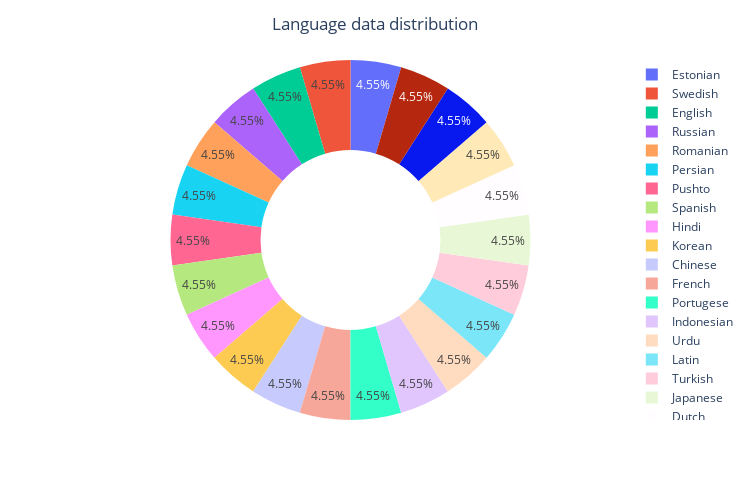

The notebook cell this image was saved under:
### Code cell
# visualizing data count
value = data['language'].value_counts()
data_index = value.index
fig = px.pie(data, values = value, names = data_index, hole = 0.5, width = 750, height = 500)
fig.update_layout(title = 'Language data distribution ', title_x = 0.5)
fig.show()

### Figure 1 — Plotly figure (JSON) as saved in the notebook; plotly's stock layout.template omitted (floating-point values rounded to 4 significant figures)
{"data": [{"domain": {"x": [0, 1], "y": [0, 1]}, "hole": 0.5, "hovertemplate": "label=%{label}<br>value=%{value}<extra></extra>", "labels": ["Estonian", "Swedish", "English", "Russian", "Romanian", "Persian", "Pushto", "Spanish", "Hindi", "Korean", "Chinese", "French", "Portugese", "Indonesian", "Urdu", "Latin", "Turkish", "Japanese", "Dutch", "Tamil", "Thai", "Arabic"], "legendgroup": "", "name": "", "showlegend": true, "type": "pie", "values": [1000, 1000, 1000, 1000, 1000, 1000, 1000, 1000, 1000, 1000, 1000, 1000, 1000, 1000, 1000, 1000, 1000, 1000, 1000, 1000, 1000, 1000]}], "layout": {"height": 500, "legend": {"tracegroupgap": 0}, "margin": {"t": 60}, "title": {"text": "Language data distribution ", "x": 0.5}, "width": 750}}
